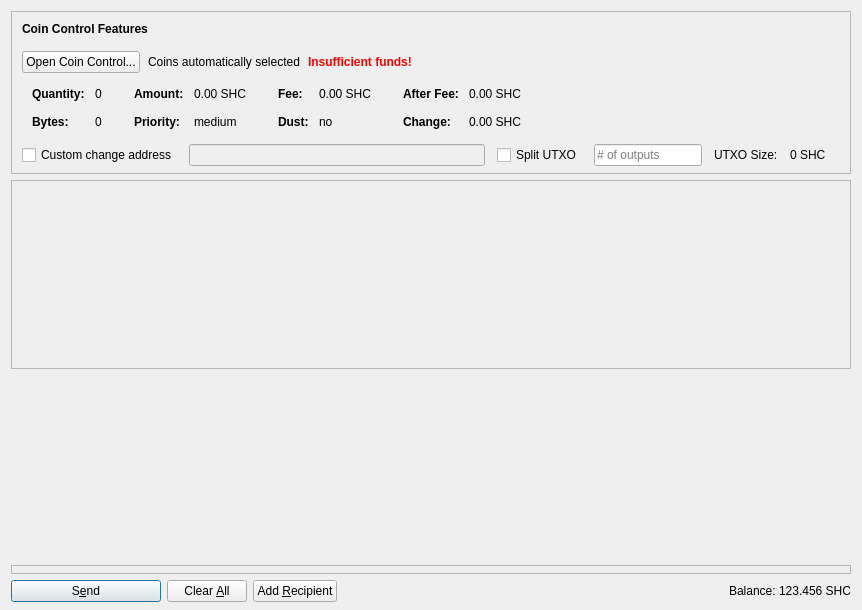
<?xml version="1.0" encoding="UTF-8"?>
<ui version="4.0">
 <class>SendCoinsDialog</class>
 <widget class="QDialog" name="SendCoinsDialog">
  <property name="geometry">
   <rect>
    <x>0</x>
    <y>0</y>
    <width>862</width>
    <height>610</height>
   </rect>
  </property>
  <property name="windowTitle">
   <string>Send Coins</string>
  </property>
  <layout class="QVBoxLayout" name="verticalLayout" stretch="0,1,0,0,0,0">
   <property name="bottomMargin">
    <number>8</number>
   </property>
   <item>
    <widget class="QFrame" name="frameCoinControl">
     <property name="sizePolicy">
      <sizepolicy hsizetype="Expanding" vsizetype="Expanding">
       <horstretch>0</horstretch>
       <verstretch>0</verstretch>
      </sizepolicy>
     </property>
     <property name="maximumSize">
      <size>
       <width>16777215</width>
       <height>16777215</height>
      </size>
     </property>
     <property name="frameShape">
      <enum>QFrame::StyledPanel</enum>
     </property>
     <property name="frameShadow">
      <enum>QFrame::Sunken</enum>
     </property>
     <layout class="QVBoxLayout" name="verticalLayoutCoinControl2">
      <property name="spacing">
       <number>0</number>
      </property>
      <property name="leftMargin">
       <number>0</number>
      </property>
      <property name="topMargin">
       <number>0</number>
      </property>
      <property name="rightMargin">
       <number>0</number>
      </property>
      <property name="bottomMargin">
       <number>6</number>
      </property>
      <item>
       <layout class="QVBoxLayout" name="verticalLayoutCoinControl" stretch="0,0,0,0,1">
        <property name="spacing">
         <number>0</number>
        </property>
        <property name="leftMargin">
         <number>10</number>
        </property>
        <property name="topMargin">
         <number>10</number>
        </property>
        <item>
         <layout class="QHBoxLayout" name="horizontalLayoutCoinControl1">
          <property name="bottomMargin">
           <number>15</number>
          </property>
          <item>
           <widget class="QLabel" name="labelCoinControlFeatures">
            <property name="sizePolicy">
             <sizepolicy hsizetype="Preferred" vsizetype="Maximum">
              <horstretch>0</horstretch>
              <verstretch>0</verstretch>
             </sizepolicy>
            </property>
            <property name="font">
             <font>
              <weight>75</weight>
              <bold>true</bold>
             </font>
            </property>
            <property name="styleSheet">
             <string notr="true">font-weight:bold;</string>
            </property>
            <property name="text">
             <string>Coin Control Features</string>
            </property>
           </widget>
          </item>
         </layout>
        </item>
        <item>
         <layout class="QHBoxLayout" name="horizontalLayoutCoinControl2" stretch="0,0,0,0">
          <property name="spacing">
           <number>8</number>
          </property>
          <property name="bottomMargin">
           <number>10</number>
          </property>
          <item>
           <widget class="QPushButton" name="pushButtonCoinControl">
            <property name="styleSheet">
             <string notr="true"/>
            </property>
            <property name="text">
             <string>Open Coin Control...</string>
            </property>
            <property name="autoDefault">
             <bool>false</bool>
            </property>
           </widget>
          </item>
          <item>
           <widget class="QLabel" name="labelCoinControlAutomaticallySelected">
            <property name="text">
             <string>Coins automatically selected</string>
            </property>
            <property name="margin">
             <number>5</number>
            </property>
           </widget>
          </item>
          <item>
           <widget class="QLabel" name="labelCoinControlInsuffFunds">
            <property name="font">
             <font>
              <weight>75</weight>
              <bold>true</bold>
             </font>
            </property>
            <property name="styleSheet">
             <string notr="true">color:red;font-weight:bold;</string>
            </property>
            <property name="text">
             <string>Insufficient funds!</string>
            </property>
            <property name="margin">
             <number>5</number>
            </property>
           </widget>
          </item>
          <item>
           <spacer name="horizontalSpacerCoinControl">
            <property name="orientation">
             <enum>Qt::Horizontal</enum>
            </property>
            <property name="sizeHint" stdset="0">
             <size>
              <width>40</width>
              <height>1</height>
             </size>
            </property>
           </spacer>
          </item>
         </layout>
        </item>
        <item>
         <widget class="QWidget" name="widgetCoinControl" native="true">
          <property name="sizePolicy">
           <sizepolicy hsizetype="Preferred" vsizetype="Preferred">
            <horstretch>0</horstretch>
            <verstretch>0</verstretch>
           </sizepolicy>
          </property>
          <property name="minimumSize">
           <size>
            <width>0</width>
            <height>0</height>
           </size>
          </property>
          <property name="styleSheet">
           <string notr="true"/>
          </property>
          <layout class="QHBoxLayout" name="horizontalLayoutCoinControl5">
           <property name="leftMargin">
            <number>0</number>
           </property>
           <property name="topMargin">
            <number>0</number>
           </property>
           <property name="rightMargin">
            <number>0</number>
           </property>
           <property name="bottomMargin">
            <number>0</number>
           </property>
           <item>
            <layout class="QHBoxLayout" name="horizontalLayoutCoinControl3" stretch="0,0,0,1">
             <property name="spacing">
              <number>20</number>
             </property>
             <property name="topMargin">
              <number>0</number>
             </property>
             <property name="bottomMargin">
              <number>10</number>
             </property>
             <item>
              <layout class="QFormLayout" name="formLayoutCoinControl1">
               <property name="horizontalSpacing">
                <number>10</number>
               </property>
               <property name="verticalSpacing">
                <number>14</number>
               </property>
               <property name="leftMargin">
                <number>10</number>
               </property>
               <property name="topMargin">
                <number>4</number>
               </property>
               <property name="rightMargin">
                <number>6</number>
               </property>
               <item row="0" column="0">
                <widget class="QLabel" name="labelCoinControlQuantityText">
                 <property name="font">
                  <font>
                   <weight>75</weight>
                   <bold>true</bold>
                  </font>
                 </property>
                 <property name="text">
                  <string>Quantity:</string>
                 </property>
                 <property name="margin">
                  <number>0</number>
                 </property>
                </widget>
               </item>
               <item row="0" column="1">
                <widget class="QLabel" name="labelCoinControlQuantity">
                 <property name="cursor">
                  <cursorShape>IBeamCursor</cursorShape>
                 </property>
                 <property name="contextMenuPolicy">
                  <enum>Qt::ActionsContextMenu</enum>
                 </property>
                 <property name="text">
                  <string notr="true">0</string>
                 </property>
                 <property name="margin">
                  <number>0</number>
                 </property>
                 <property name="textInteractionFlags">
                  <set>Qt::LinksAccessibleByMouse|Qt::TextSelectableByKeyboard|Qt::TextSelectableByMouse</set>
                 </property>
                </widget>
               </item>
               <item row="1" column="0">
                <widget class="QLabel" name="labelCoinControlBytesText">
                 <property name="font">
                  <font>
                   <weight>75</weight>
                   <bold>true</bold>
                  </font>
                 </property>
                 <property name="text">
                  <string>Bytes:</string>
                 </property>
                </widget>
               </item>
               <item row="1" column="1">
                <widget class="QLabel" name="labelCoinControlBytes">
                 <property name="cursor">
                  <cursorShape>IBeamCursor</cursorShape>
                 </property>
                 <property name="contextMenuPolicy">
                  <enum>Qt::ActionsContextMenu</enum>
                 </property>
                 <property name="text">
                  <string notr="true">0</string>
                 </property>
                 <property name="textInteractionFlags">
                  <set>Qt::LinksAccessibleByMouse|Qt::TextSelectableByKeyboard|Qt::TextSelectableByMouse</set>
                 </property>
                </widget>
               </item>
              </layout>
             </item>
             <item>
              <layout class="QFormLayout" name="formLayoutCoinControl2">
               <property name="horizontalSpacing">
                <number>10</number>
               </property>
               <property name="verticalSpacing">
                <number>14</number>
               </property>
               <property name="leftMargin">
                <number>6</number>
               </property>
               <property name="topMargin">
                <number>4</number>
               </property>
               <property name="rightMargin">
                <number>6</number>
               </property>
               <item row="0" column="0">
                <widget class="QLabel" name="labelCoinControlAmountText">
                 <property name="font">
                  <font>
                   <weight>75</weight>
                   <bold>true</bold>
                  </font>
                 </property>
                 <property name="text">
                  <string>Amount:</string>
                 </property>
                 <property name="margin">
                  <number>0</number>
                 </property>
                </widget>
               </item>
               <item row="0" column="1">
                <widget class="QLabel" name="labelCoinControlAmount">
                 <property name="cursor">
                  <cursorShape>IBeamCursor</cursorShape>
                 </property>
                 <property name="contextMenuPolicy">
                  <enum>Qt::ActionsContextMenu</enum>
                 </property>
                 <property name="text">
                  <string notr="true">0.00 SHC</string>
                 </property>
                 <property name="textInteractionFlags">
                  <set>Qt::LinksAccessibleByMouse|Qt::TextSelectableByKeyboard|Qt::TextSelectableByMouse</set>
                 </property>
                </widget>
               </item>
               <item row="1" column="0">
                <widget class="QLabel" name="labelCoinControlPriorityText">
                 <property name="font">
                  <font>
                   <weight>75</weight>
                   <bold>true</bold>
                  </font>
                 </property>
                 <property name="text">
                  <string>Priority:</string>
                 </property>
                </widget>
               </item>
               <item row="1" column="1">
                <widget class="QLabel" name="labelCoinControlPriority">
                 <property name="cursor">
                  <cursorShape>IBeamCursor</cursorShape>
                 </property>
                 <property name="contextMenuPolicy">
                  <enum>Qt::ActionsContextMenu</enum>
                 </property>
                 <property name="text">
                  <string>medium</string>
                 </property>
                 <property name="textInteractionFlags">
                  <set>Qt::LinksAccessibleByMouse|Qt::TextSelectableByKeyboard|Qt::TextSelectableByMouse</set>
                 </property>
                </widget>
               </item>
              </layout>
             </item>
             <item>
              <layout class="QFormLayout" name="formLayoutCoinControl3">
               <property name="horizontalSpacing">
                <number>10</number>
               </property>
               <property name="verticalSpacing">
                <number>14</number>
               </property>
               <property name="leftMargin">
                <number>6</number>
               </property>
               <property name="topMargin">
                <number>4</number>
               </property>
               <property name="rightMargin">
                <number>6</number>
               </property>
               <item row="0" column="0">
                <widget class="QLabel" name="labelCoinControlFeeText">
                 <property name="font">
                  <font>
                   <weight>75</weight>
                   <bold>true</bold>
                  </font>
                 </property>
                 <property name="text">
                  <string>Fee:</string>
                 </property>
                 <property name="margin">
                  <number>0</number>
                 </property>
                </widget>
               </item>
               <item row="0" column="1">
                <widget class="QLabel" name="labelCoinControlFee">
                 <property name="cursor">
                  <cursorShape>IBeamCursor</cursorShape>
                 </property>
                 <property name="contextMenuPolicy">
                  <enum>Qt::ActionsContextMenu</enum>
                 </property>
                 <property name="text">
                  <string notr="true">0.00 SHC</string>
                 </property>
                 <property name="textInteractionFlags">
                  <set>Qt::LinksAccessibleByMouse|Qt::TextSelectableByKeyboard|Qt::TextSelectableByMouse</set>
                 </property>
                </widget>
               </item>
               <item row="1" column="0">
                <widget class="QLabel" name="labelCoinControlLowOutputText">
                 <property name="font">
                  <font>
                   <weight>75</weight>
                   <bold>true</bold>
                  </font>
                 </property>
                 <property name="text">
                  <string>Dust:</string>
                 </property>
                </widget>
               </item>
               <item row="1" column="1">
                <widget class="QLabel" name="labelCoinControlLowOutput">
                 <property name="cursor">
                  <cursorShape>IBeamCursor</cursorShape>
                 </property>
                 <property name="contextMenuPolicy">
                  <enum>Qt::ActionsContextMenu</enum>
                 </property>
                 <property name="text">
                  <string>no</string>
                 </property>
                 <property name="textInteractionFlags">
                  <set>Qt::LinksAccessibleByMouse|Qt::TextSelectableByKeyboard|Qt::TextSelectableByMouse</set>
                 </property>
                </widget>
               </item>
              </layout>
             </item>
             <item>
              <layout class="QFormLayout" name="formLayoutCoinControl4">
               <property name="horizontalSpacing">
                <number>10</number>
               </property>
               <property name="verticalSpacing">
                <number>14</number>
               </property>
               <property name="leftMargin">
                <number>6</number>
               </property>
               <property name="topMargin">
                <number>4</number>
               </property>
               <property name="rightMargin">
                <number>6</number>
               </property>
               <item row="0" column="0">
                <widget class="QLabel" name="labelCoinControlAfterFeeText">
                 <property name="font">
                  <font>
                   <weight>75</weight>
                   <bold>true</bold>
                  </font>
                 </property>
                 <property name="text">
                  <string>After Fee:</string>
                 </property>
                 <property name="margin">
                  <number>0</number>
                 </property>
                </widget>
               </item>
               <item row="0" column="1">
                <widget class="QLabel" name="labelCoinControlAfterFee">
                 <property name="cursor">
                  <cursorShape>IBeamCursor</cursorShape>
                 </property>
                 <property name="contextMenuPolicy">
                  <enum>Qt::ActionsContextMenu</enum>
                 </property>
                 <property name="text">
                  <string notr="true">0.00 SHC</string>
                 </property>
                 <property name="textInteractionFlags">
                  <set>Qt::LinksAccessibleByMouse|Qt::TextSelectableByKeyboard|Qt::TextSelectableByMouse</set>
                 </property>
                </widget>
               </item>
               <item row="1" column="0">
                <widget class="QLabel" name="labelCoinControlChangeText">
                 <property name="font">
                  <font>
                   <weight>75</weight>
                   <bold>true</bold>
                  </font>
                 </property>
                 <property name="text">
                  <string>Change:</string>
                 </property>
                </widget>
               </item>
               <item row="1" column="1">
                <widget class="QLabel" name="labelCoinControlChange">
                 <property name="cursor">
                  <cursorShape>IBeamCursor</cursorShape>
                 </property>
                 <property name="contextMenuPolicy">
                  <enum>Qt::ActionsContextMenu</enum>
                 </property>
                 <property name="text">
                  <string notr="true">0.00 SHC</string>
                 </property>
                 <property name="textInteractionFlags">
                  <set>Qt::LinksAccessibleByMouse|Qt::TextSelectableByKeyboard|Qt::TextSelectableByMouse</set>
                 </property>
                </widget>
               </item>
              </layout>
             </item>
            </layout>
           </item>
          </layout>
         </widget>
        </item>
        <item>
         <layout class="QHBoxLayout" name="horizontalLayoutCoinControl4" stretch="0,0,0,0,0,0,0">
          <property name="spacing">
           <number>12</number>
          </property>
          <property name="sizeConstraint">
           <enum>QLayout::SetDefaultConstraint</enum>
          </property>
          <property name="topMargin">
           <number>5</number>
          </property>
          <property name="rightMargin">
           <number>5</number>
          </property>
          <item>
           <widget class="QCheckBox" name="checkBoxCoinControlChange">
            <property name="toolTip">
             <string>If this is activated, but the change address is empty or invalid, change will be sent to a newly generated address.</string>
            </property>
            <property name="text">
             <string>Custom change address</string>
            </property>
           </widget>
          </item>
          <item>
           <widget class="QValidatedLineEdit" name="lineEditCoinControlChange">
            <property name="enabled">
             <bool>false</bool>
            </property>
            <property name="sizePolicy">
             <sizepolicy hsizetype="Expanding" vsizetype="Fixed">
              <horstretch>0</horstretch>
              <verstretch>0</verstretch>
             </sizepolicy>
            </property>
           </widget>
          </item>
          <item>
           <widget class="QCheckBox" name="splitBlockCheckBox">
            <property name="text">
             <string>Split UTXO</string>
            </property>
           </widget>
          </item>
          <item>
           <widget class="QLineEdit" name="splitBlockLineEdit">
            <property name="sizePolicy">
             <sizepolicy hsizetype="Fixed" vsizetype="Fixed">
              <horstretch>50</horstretch>
              <verstretch>0</verstretch>
             </sizepolicy>
            </property>
            <property name="placeholderText">
             <string># of outputs</string>
            </property>
           </widget>
          </item>
          <item>
           <widget class="QLabel" name="labelBlockSizeText">
            <property name="text">
             <string>UTXO Size:</string>
            </property>
           </widget>
          </item>
          <item>
           <widget class="QLabel" name="labelBlockSize">
            <property name="text">
             <string>0 SHC</string>
            </property>
           </widget>
          </item>
          <item>
           <widget class="QLabel" name="labelCoinControlChangeLabel">
            <property name="sizePolicy">
             <sizepolicy hsizetype="Preferred" vsizetype="Expanding">
              <horstretch>0</horstretch>
              <verstretch>0</verstretch>
             </sizepolicy>
            </property>
            <property name="minimumSize">
             <size>
              <width>0</width>
              <height>0</height>
             </size>
            </property>
            <property name="text">
             <string/>
            </property>
            <property name="margin">
             <number>3</number>
            </property>
           </widget>
          </item>
         </layout>
        </item>
        <item>
         <spacer name="verticalSpacerCoinControl">
          <property name="orientation">
           <enum>Qt::Vertical</enum>
          </property>
          <property name="sizeHint" stdset="0">
           <size>
            <width>800</width>
            <height>1</height>
           </size>
          </property>
         </spacer>
        </item>
       </layout>
      </item>
     </layout>
    </widget>
   </item>
   <item>
    <widget class="QScrollArea" name="scrollArea">
     <property name="widgetResizable">
      <bool>true</bool>
     </property>
     <widget class="QWidget" name="scrollAreaWidgetContents">
      <property name="geometry">
       <rect>
        <x>0</x>
        <y>0</y>
        <width>842</width>
        <height>140</height>
       </rect>
      </property>
      <layout class="QVBoxLayout" name="verticalLayout_2" stretch="0,0,0">
       <property name="leftMargin">
        <number>0</number>
       </property>
       <property name="topMargin">
        <number>0</number>
       </property>
       <property name="rightMargin">
        <number>0</number>
       </property>
       <property name="bottomMargin">
        <number>0</number>
       </property>
       <item>
        <layout class="QVBoxLayout" name="entries">
         <property name="spacing">
          <number>6</number>
         </property>
        </layout>
       </item>
       <item>
        <spacer name="verticalSpacer">
         <property name="orientation">
          <enum>Qt::Vertical</enum>
         </property>
         <property name="sizeHint" stdset="0">
          <size>
           <width>20</width>
           <height>40</height>
          </size>
         </property>
        </spacer>
       </item>
       <item>
        <spacer name="verticalSpacer_2">
         <property name="orientation">
          <enum>Qt::Vertical</enum>
         </property>
         <property name="sizeType">
          <enum>QSizePolicy::Preferred</enum>
         </property>
         <property name="sizeHint" stdset="0">
          <size>
           <width>20</width>
           <height>310</height>
          </size>
         </property>
        </spacer>
       </item>
      </layout>
     </widget>
    </widget>
   </item>
   <item>
    <spacer name="verticalSpacer_3">
     <property name="orientation">
      <enum>Qt::Vertical</enum>
     </property>
     <property name="sizeType">
      <enum>QSizePolicy::Preferred</enum>
     </property>
     <property name="sizeHint" stdset="0">
      <size>
       <width>20</width>
       <height>170</height>
      </size>
     </property>
    </spacer>
   </item>
   <item>
    <layout class="QHBoxLayout" name="horizontalLayoutFee1">
     <property name="bottomMargin">
      <number>0</number>
     </property>
     <item>
      <layout class="QVBoxLayout" name="verticalLayoutFee7">
       <property name="spacing">
        <number>0</number>
       </property>
       <item>
        <spacer name="verticalSpacerSmartFee">
         <property name="orientation">
          <enum>Qt::Vertical</enum>
         </property>
         <property name="sizeType">
          <enum>QSizePolicy::Fixed</enum>
         </property>
         <property name="sizeHint" stdset="0">
          <size>
           <width>1</width>
           <height>4</height>
          </size>
         </property>
        </spacer>
       </item>
       <item>
        <layout class="QHBoxLayout" name="horizontalLayoutSmartFee">
         <property name="spacing">
          <number>10</number>
         </property>
        </layout>
       </item>
       <item>
        <spacer name="verticalSpacer_5">
         <property name="orientation">
          <enum>Qt::Vertical</enum>
         </property>
         <property name="sizeHint" stdset="0">
          <size>
           <width>1</width>
           <height>1</height>
          </size>
         </property>
        </spacer>
       </item>
      </layout>
     </item>
     <item>
      <spacer name="horizontalSpacer_2">
       <property name="orientation">
        <enum>Qt::Horizontal</enum>
       </property>
       <property name="sizeHint" stdset="0">
        <size>
         <width>40</width>
         <height>20</height>
        </size>
       </property>
      </spacer>
     </item>
     <item>
      <spacer name="horizontalSpacer_4">
       <property name="orientation">
        <enum>Qt::Horizontal</enum>
       </property>
       <property name="sizeHint" stdset="0">
        <size>
         <width>40</width>
         <height>20</height>
        </size>
       </property>
      </spacer>
     </item>
    </layout>
   </item>
   <item>
    <widget class="QFrame" name="frameFee">
     <property name="sizePolicy">
      <sizepolicy hsizetype="Expanding" vsizetype="Expanding">
       <horstretch>0</horstretch>
       <verstretch>0</verstretch>
      </sizepolicy>
     </property>
     <property name="maximumSize">
      <size>
       <width>16777215</width>
       <height>16777215</height>
      </size>
     </property>
     <property name="frameShape">
      <enum>QFrame::StyledPanel</enum>
     </property>
     <property name="frameShadow">
      <enum>QFrame::Sunken</enum>
     </property>
     <layout class="QVBoxLayout" name="verticalLayoutFee1">
      <property name="spacing">
       <number>0</number>
      </property>
      <property name="leftMargin">
       <number>0</number>
      </property>
      <property name="topMargin">
       <number>0</number>
      </property>
      <property name="rightMargin">
       <number>0</number>
      </property>
      <property name="bottomMargin">
       <number>0</number>
      </property>
      <item>
       <layout class="QVBoxLayout" name="verticalLayoutFee2" stretch="0,0">
        <property name="spacing">
         <number>0</number>
        </property>
        <property name="leftMargin">
         <number>10</number>
        </property>
        <property name="topMargin">
         <number>0</number>
        </property>
        <item>
         <widget class="QFrame" name="frameFeeSelection">
          <layout class="QVBoxLayout" name="verticalLayoutFee12">
           <property name="spacing">
            <number>0</number>
           </property>
           <property name="leftMargin">
            <number>0</number>
           </property>
           <property name="topMargin">
            <number>0</number>
           </property>
           <property name="rightMargin">
            <number>0</number>
           </property>
           <property name="bottomMargin">
            <number>0</number>
           </property>
           <item>
            <layout class="QHBoxLayout" name="horizontalLayoutFee5" stretch="0">
             <property name="spacing">
              <number>8</number>
             </property>
             <property name="bottomMargin">
              <number>4</number>
             </property>
             <item>
              <spacer name="horizontalSpacerFee5">
               <property name="orientation">
                <enum>Qt::Horizontal</enum>
               </property>
               <property name="sizeHint" stdset="0">
                <size>
                 <width>1</width>
                 <height>1</height>
                </size>
               </property>
              </spacer>
             </item>
            </layout>
           </item>
           <item>
            <spacer name="verticalSpacerFee2">
             <property name="orientation">
              <enum>Qt::Vertical</enum>
             </property>
             <property name="sizeHint" stdset="0">
              <size>
               <width>1</width>
               <height>1</height>
              </size>
             </property>
            </spacer>
           </item>
          </layout>
         </widget>
        </item>
        <item>
         <spacer name="verticalSpacerFee">
          <property name="orientation">
           <enum>Qt::Vertical</enum>
          </property>
          <property name="sizeHint" stdset="0">
           <size>
            <width>800</width>
            <height>1</height>
           </size>
          </property>
         </spacer>
        </item>
       </layout>
      </item>
     </layout>
    </widget>
   </item>
   <item>
    <layout class="QHBoxLayout" name="horizontalLayout">
     <item>
      <widget class="QPushButton" name="sendButton">
       <property name="minimumSize">
        <size>
         <width>150</width>
         <height>0</height>
        </size>
       </property>
       <property name="toolTip">
        <string>Confirm the send action</string>
       </property>
       <property name="text">
        <string>S&amp;end</string>
       </property>
       <property name="icon">
        <iconset resource="../shitcoin.qrc">
         <normaloff>:/icons/send</normaloff>:/icons/send</iconset>
       </property>
       <property name="autoDefault">
        <bool>false</bool>
       </property>
       <property name="default">
        <bool>true</bool>
       </property>
      </widget>
     </item>
     <item>
      <widget class="QPushButton" name="clearButton">
       <property name="sizePolicy">
        <sizepolicy hsizetype="Minimum" vsizetype="Fixed">
         <horstretch>0</horstretch>
         <verstretch>0</verstretch>
        </sizepolicy>
       </property>
       <property name="toolTip">
        <string>Clear all fields of the form.</string>
       </property>
       <property name="text">
        <string>Clear &amp;All</string>
       </property>
       <property name="icon">
        <iconset resource="../shitcoin.qrc">
         <normaloff>:/icons/remove</normaloff>:/icons/remove</iconset>
       </property>
       <property name="autoDefault">
        <bool>false</bool>
       </property>
      </widget>
     </item>
     <item>
      <widget class="QPushButton" name="addButton">
       <property name="toolTip">
        <string>Send to multiple recipients at once</string>
       </property>
       <property name="text">
        <string>Add &amp;Recipient</string>
       </property>
       <property name="icon">
        <iconset resource="../shitcoin.qrc">
         <normaloff>:/icons/add</normaloff>:/icons/add</iconset>
       </property>
       <property name="autoDefault">
        <bool>false</bool>
       </property>
      </widget>
     </item>
     <item>
      <spacer name="horizontalSpacer">
       <property name="orientation">
        <enum>Qt::Horizontal</enum>
       </property>
       <property name="sizeHint" stdset="0">
        <size>
         <width>40</width>
         <height>20</height>
        </size>
       </property>
      </spacer>
     </item>
     <item>
      <layout class="QHBoxLayout" name="horizontalLayout_2">
       <property name="spacing">
        <number>3</number>
       </property>
       <item>
        <widget class="QLabel" name="label">
         <property name="text">
          <string>Balance:</string>
         </property>
        </widget>
       </item>
       <item>
        <widget class="QLabel" name="labelBalance">
         <property name="sizePolicy">
          <sizepolicy hsizetype="Preferred" vsizetype="Fixed">
           <horstretch>0</horstretch>
           <verstretch>0</verstretch>
          </sizepolicy>
         </property>
         <property name="cursor">
          <cursorShape>IBeamCursor</cursorShape>
         </property>
         <property name="text">
          <string notr="true">123.456 SHC</string>
         </property>
         <property name="textInteractionFlags">
          <set>Qt::LinksAccessibleByMouse|Qt::TextSelectableByKeyboard|Qt::TextSelectableByMouse</set>
         </property>
        </widget>
       </item>
      </layout>
     </item>
    </layout>
   </item>
  </layout>
 </widget>
 <customwidgets>
  <customwidget>
   <class>QValidatedLineEdit</class>
   <extends>QLineEdit</extends>
   <header>qvalidatedlineedit.h</header>
  </customwidget>
 </customwidgets>
 <resources>
  <include location="../shitcoin.qrc"/>
 </resources>
 <connections/>
 <buttongroups>
  <buttongroup name="groupFee"/>
  <buttongroup name="groupCustomFee"/>
 </buttongroups>
</ui>
